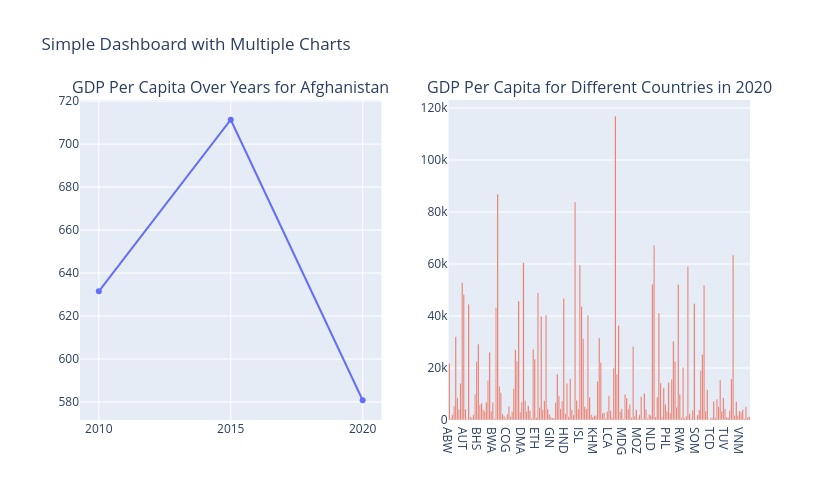

Notebook source saved alongside this figure:
### Markdown cell above
### Designing a simple dashboard

### Code cell
# Filter data for the year 2020
data_2020 = economies[economies['year'] == 2020]

# Create a subplot figure with 1 row and 2 columns
fig = make_subplots(rows=1, cols=2, 
                    subplot_titles=('GDP Per Capita Over Years for Afghanistan', 
                                    'GDP Per Capita for Different Countries in 2020'))

# Line chart of GDP Per Capita for Afghanistan
afg_data = economies[economies['code'] == 'AFG']
line_chart = go.Scatter(x=afg_data['year'], y=afg_data['gdp_percapita'], 
                        mode='lines+markers', name='Afghanistan');
fig.add_trace(line_chart, row=1, col=1);

# Bar chart of GDP Per Capita for different countries in 2020
bar_chart = go.Bar(x=data_2020['code'], y=data_2020['gdp_percapita'], name='2020')
fig.add_trace(bar_chart, row=1, col=2);

# Update layout
fig.update_layout(title_text='Simple Dashboard with Multiple Charts',
                  showlegend=False, width=830, height=500);

fig.show()

### Figure 1 — Plotly figure (JSON) as saved in the notebook; plotly's stock layout.template omitted (floating-point values rounded to 4 significant figures; data arrays with more than 128 entries replaced by an {"elided": "..."} marker saying what was removed)
{"data": [{"mode": "lines+markers", "name": "Afghanistan", "type": "scatter", "x": [2010, 2015, 2020], "xaxis": "x", "y": [631.5, 711.3, 580.8], "yaxis": "y"}, {"name": "2020", "type": "bar", "x": {"elided": "187 str values"}, "xaxis": "x2", "y": {"elided": "187 float values"}, "yaxis": "y2"}], "layout": {"annotations": [{"font": {"size": 16}, "showarrow": false, "text": "GDP Per Capita Over Years for Afghanistan", "x": 0.225, "xanchor": "center", "xref": "paper", "y": 1, "yanchor": "bottom", "yref": "paper"}, {"font": {"size": 16}, "showarrow": false, "text": "GDP Per Capita for Different Countries in 2020", "x": 0.775, "xanchor": "center", "xref": "paper", "y": 1, "yanchor": "bottom", "yref": "paper"}], "height": 500, "showlegend": false, "title": {"text": "Simple Dashboard with Multiple Charts"}, "width": 830, "xaxis": {"anchor": "y", "domain": [0, 0.45]}, "xaxis2": {"anchor": "y2", "domain": [0.55, 1]}, "yaxis": {"anchor": "x", "domain": [0, 1]}, "yaxis2": {"anchor": "x2", "domain": [0, 1]}}}
